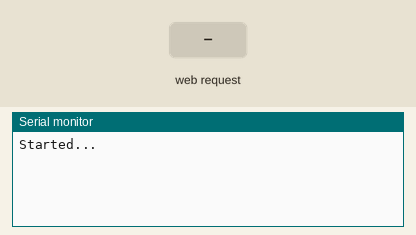
The sketch below on a simulated Arduino Uno, built with avr-gcc and run on an emulated ATmega328P. Parts: the last lines printed to the serial monitor. The test bench sets the inputs (shaded band).

Above: at 1.2 s.
1.3 s: HTTP request GET /getPin received
At 2.6 s:
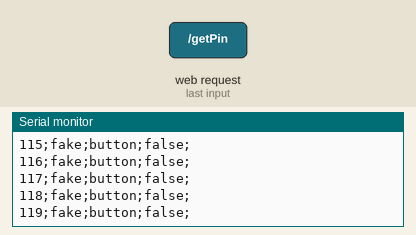
2.8 s: HTTP request GET /getNet received
At 3.6 s:
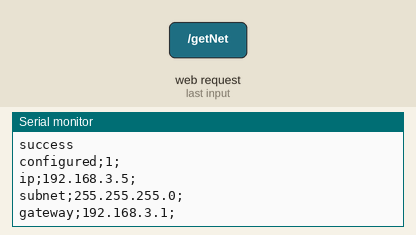
Timing chart, 0 to 5.8 s (numbered marks = the images above; inputs shaded):
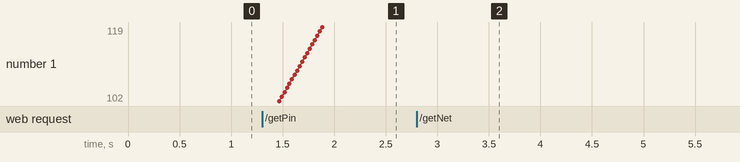

Measured:
- after the input at 1.3 s, the serial monitor: prints a new line at once (image 1)
- after the input at 2.8 s, the serial monitor: prints a new line at once (image 2)

The sketch:

ethernetWS_TVSamsungController.ino
```cpp
/*
Fork of ethernetWS_Struct_NO_NET
*/

#include <String.h>
#include <SPI.h>
#include <Ethernet.h>
#include "ethernetWS.h"
//#include "deviceType.h"
#include "IRremote.h"
#include "SamsungTV.h"
#define SAMSUNG_COMMANDS 20
#define MAX_RESPONSE_LENGHT 6

typedef struct cs {
  String name;
  unsigned int *raw;
} CommandStruct;


const String BUTTON = "button";
String readString;
IRsend irsend;
String response[MAX_RESPONSE_LENGHT];

CommandStruct commands [SAMSUNG_COMMANDS];


boolean configured = true;
byte moteid = 5;
byte mac[] = { 0xDE, 0xAD, 0xBE, 0xEF, 0xFE, 0xE3 };
byte ip[] = { 192, 168, 3, moteid };
byte gateway[]  = { 192, 168, 3, 1 };
byte subnet[] = { 255, 255, 255, 0 };
EthernetServer server(8082);

void setup(){
  Serial.begin(9600);
  Ethernet.begin(mac, ip, gateway, subnet);
  initCommands();
  Serial.println("Started...");
}

void loop(){

  EthernetClient client = server.available();
  if (client) {
    while (client.connected()) {
      if (client.available()) {
        char c = client.read();
        readString.concat(c);
        if (c == '\n') {
          Serial.println(readString);
          // "set&relay="
          if(readString.indexOf(setCommandStr + relayStr + coupleSeparator ) > 0) {
            changeChannel(&client, &readString);
            //Serial.println("changeChannel");
          }
          //getPinConfiguration
          else if (readString.indexOf(getPinConfigurationStr) > 0){
            Serial.println("getPinConfiguration");
            getPinConfiguration(&client);
          }
          //getNetConfiguration
          else if (readString.indexOf(getNetConfigurationStr)> 0){
            Serial.println("getNetConfiguration");
            response[0] = "";
            response[0].concat(successStr + rowSeparator);
            response[0].concat("configured" + fieldSeparator + configured + fieldSeparator + rowSeparator);
            response[0].concat("ip" + fieldSeparator + ip[0] + "." + ip[1] + "." + ip[2] + "." + ip[3] + fieldSeparator +  rowSeparator);
            response[0].concat("subnet" + fieldSeparator + subnet[0] + "." + subnet[1] + "." + subnet[2] + "." + subnet[3] + fieldSeparator + rowSeparator);
            response[0].concat("gateway" + fieldSeparator + gateway[0] + "." + gateway[1] + "." + gateway[2] + "." + gateway[3] + fieldSeparator + rowSeparator);
            sendGenericHttpResponse(&client, response, 1);
          } else {
            Serial.println("error");
            response[0] = successStr + rowSeparator + commandErr;
            sendGenericHttpResponse(&client, response, 1);
            Serial.println(response[0]);
          }
          readString="";
          /*client.println("HTTP/1.1 200 OK");
          client.println("Content-Type: text; charset=utf-8");
          client.println();
          client.println(returnString);
          delay(1);
          client.stop();*/


        }
      }
    }

  }
}

  void sendGenericHttpResponse (EthernetClient *client, String msg[], int lenght ){
    (*client).println("HTTP/1.1 200 OK");
    (*client).println("Content-Type: text; charset=utf-8");
    (*client).println();

    for (int i = 0; i < lenght; i ++){
      Serial.println(msg[i]);
      (*client).print(msg[i]);
    }
    (*client).println("ok");


    //(*client).print(successStr + rowSeparator);
    //(*client).print(msg);
    delay(1);
    (*client).stop();
    return;
}

/*void getNetConfiguration(EthernetClient *client){
  String response = "";
  (*client).println("HTTP/1.1 200 OK");
  (*client).println("Content-Type: text; charset=utf-8");
  (*client).println();
  (*client).print(successStr + rowSeparator);
  (*client).print("configured" + fieldSeparator + configured + fieldSeparator + rowSeparator);
  (*client).print("ip" + fieldSeparator + ip[0] + "." + ip[1] + "." + ip[2] + "." + ip[3] + fieldSeparator +  rowSeparator);
  (*client).print("subnet" + fieldSeparator + subnet[0] + "." + subnet[1] + "." + subnet[2] + "." + subnet[3] + fieldSeparator + rowSeparator);
  (*client).println("gateway" + fieldSeparator + gateway[0] + "." + gateway[1] + "." + gateway[2] + "." + gateway[3] + fieldSeparator + rowSeparator);

  delay(1);
  (*client).stop();
  return;
}*/

void getPinConfiguration(EthernetClient *client){
  int rIndex = 0, fakePin = 0;
  for (rIndex = 0; rIndex < MAX_RESPONSE_LENGHT; rIndex++){
    response[rIndex]= "";
  }

  //rIndex = 0;
  rIndex = 0;
  response[rIndex].concat(successStr + rowSeparator);
  response[rIndex].concat("Pin" + fieldSeparator + "Type" + fieldSeparator + "ConfiguredAs" + fieldSeparator + "status" + fieldSeparator + rowSeparator);
  Serial.println("metodo getPinConfiguration");

  rIndex = 1;
  fakePin = 0;
  //rIndex = 1;
  for (; fakePin < 4; fakePin++){
    //response[rIndex].concat( (100+fakePin) + fieldSeparator + commands[fakePin].name + fieldSeparator + BUTTON + fieldSeparator+ "false" + fieldSeparator+ rowSeparator);
    response[rIndex] += (100+fakePin) + fieldSeparator + commands[fakePin].name + fieldSeparator + BUTTON + fieldSeparator+ "false" + fieldSeparator+ rowSeparator;
  }
  rIndex++;

  //rIndex = 2;
  for (; fakePin < 8; fakePin++){
    //response[rIndex].concat( (100+fakePin) + fieldSeparator + commands[fakePin].name + fieldSeparator + BUTTON + fieldSeparator+ "false" + fieldSeparator+ rowSeparator);
    response[rIndex] += (100+fakePin) + fieldSeparator + commands[fakePin].name + fieldSeparator + BUTTON + fieldSeparator+ "false" + fieldSeparator+ rowSeparator;
  }
  rIndex++;

  //rIndex = 3;
  for (; fakePin < 12; fakePin++){
    //response[rIndex].concat( (100+fakePin) + fieldSeparator + commands[fakePin].name + fieldSeparator + BUTTON + fieldSeparator+ "false" + fieldSeparator+ rowSeparator);
    response[rIndex] += (100+fakePin) + fieldSeparator + commands[fakePin].name + fieldSeparator + BUTTON + fieldSeparator+ "false" + fieldSeparator+ rowSeparator;
  }
  rIndex++;

  //rIndex = 4;
  for (; fakePin < 16; fakePin++){
    //response[rIndex].concat( (100+fakePin) + fieldSeparator + commands[fakePin].name + fieldSeparator + BUTTON + fieldSeparator+ "false" + fieldSeparator+ rowSeparator);
    response[rIndex] += (100+fakePin) + fieldSeparator + commands[fakePin].name + fieldSeparator + BUTTON + fieldSeparator+ "false" + fieldSeparator+ rowSeparator;
  }
  rIndex++;

  //rIndex = 5;
  for (; fakePin < 20; fakePin++){
    //response[rIndex].concat( (100+fakePin) + fieldSeparator + commands[fakePin].name + fieldSeparator + BUTTON + fieldSeparator+ "false" + fieldSeparator+ rowSeparator);
    response[rIndex] += (100+fakePin) + fieldSeparator + commands[fakePin].name + fieldSeparator + BUTTON + fieldSeparator+ "false" + fieldSeparator+ rowSeparator;
  }
  sendGenericHttpResponse(client, response, MAX_RESPONSE_LENGHT);

  /*
  (*client).println("HTTP/1.1 200 OK");
  (*client).println("Content-Type: text; charset=utf-8");
  (*client).println();
  (*client).print(successStr + rowSeparator);
  (*client).print("Pin" + fieldSeparator + "Type" + fieldSeparator + "ConfiguredAs" + fieldSeparator + "status" + fieldSeparator + rowSeparator);

  for (int i = 0; i < SAMSUNG_COMMANDS; i++){
    (*client).print( (100+i) + fieldSeparator + commands[i].name + fieldSeparator + BUTTON + fieldSeparator+ "false" + fieldSeparator+ rowSeparator);
  }
  delay(1);
  (*client).stop();
  */


  return;
}

void changeChannel (EthernetClient *client, String *readString){
  /*String tmp = andSeparator + relayStr + coupleSeparator;
  int trovato = (*readString).indexOf(tmp) + tmp.length();
  String command = (*readString).substring(trovato, trovato+3);
  int commandInt = command.toInt() - 100;
  Serial.println(commandInt);
  if (commandInt < 0 || commandInt >20){
    genericMessage(client, commandErr);
  } else {
    //irsend.sendRaw(commands[commandInt].raw,68,38);
    getPinConfiguration(client);
  }*/


  String tmp = andSeparator + valueStr + coupleSeparator;
  String command = (*readString).substring((*readString).lastIndexOf(tmp) + tmp.length(), (*readString).indexOf("HTTP/1.1")-1 );
  boolean isError = true;
  Serial.println("---" + command + "---");
  boolean found = false;
  for (int i = 0; i < SAMSUNG_COMMANDS && !found; i++){
    if (command == commands[i].name){
      getPinConfiguration(client);
      //irsend.sendRaw(commands[i].raw,68,38);
      delay(100);
      isError = false;
      found = true;
    }
  }

  if (isError){
    response[0] = "";
    response[0].concat(successStr + rowSeparator);
    response[0].concat(commandErr);
    sendGenericHttpResponse(client, response, 1);
  }

  return;
}

void initCommands(){
  CommandStruct tmp = {"fake", S_pwr};
  int i;
  for (i = 0; i < SAMSUNG_COMMANDS; i++){
    commands[i] = tmp;
  }

  i = 0;
  commands[i].name = "S_pwr";
  commands[i].raw = S_pwr;
  i++;

  /*commands[i].name = "S_volumeUp";
  commands[i].raw = S_volumeUp;
  i++;

  commands[i].name = "S_volumeDown";
  commands[i].raw = S_volumeDown;
  i++;

  commands[i].name = "S_mute";
  commands[i].raw = S_mute;
  i++;

  commands[i].name = "S_channelUp";
  commands[i].raw = S_channelUp;
  i++;

  commands[i].name = "S_channelDown";
  commands[i].raw = S_channelDown;
  i++;
  */

  commands[i].name = "S_1";
  commands[i].raw = S_1;
  i++;

  /*
  commands[i].name = "S_2";
  commands[i].raw = S_2;
  i++;

  commands[i].name = "S_3";
  commands[i].raw = S_3;
  i++;

  commands[i].name = "S_4";
  commands[i].raw = S_4;
  i++;

  commands[i].name = "S_5";
  commands[i].raw = S_5;
  i++;

  commands[i].name = "S_6";
  commands[i].raw = S_6;
  i++;

  commands[i].name = "S_7";
  commands[i].raw = S_7;
  i++;

  commands[i].name = "S_8";
  commands[i].raw = S_8;
  i++;

  commands[i].name = "S_9";
  commands[i].raw = S_9;
  i++;

  commands[i].name = "S_0";
  commands[i].raw = S_0;
  i++;

  commands[i].name = "S_guide";
  commands[i].raw = S_guide;
  i++;

  commands[i].name = "S_exit";
  commands[i].raw = S_exit;
  i++;

  commands[i].name = "S_mute";
  commands[i].raw = S_mute;
  */

  /*commands[1].name = "S_tv";
  commands[1].raw = S_tv;
  */

}
```

ethernetWS.h
```cpp
#ifndef ETHERNETWS_H
#define ETHERNETWS_H

// constants
//const boolean firstBoot = false;

const String fieldSeparator = ";";
const String rowSeparator = "\n";
const String coupleSeparator = "=";
const String andSeparator = "&";
const String errorStr = "error";
const String successStr = "success";
const String getCommandStr = "get"+andSeparator;
const String setCommandStr = "set"+andSeparator;
//const String getPinConfigurationStr = "/getPinConfiguration";
const String getPinConfigurationStr = "/getPin";
//const String getNetConfigurationStr = "/getNetConfiguration";
const String getNetConfigurationStr = "/getNet";
const String setNetConfigurationStr = "setNetConfiguration";
const String moteStr = "mote";
const String relayStr = "relay";
const String statusStr = "status";
const String valueStr = "value";
const String commandErr = "The requested command does not exist!";

#endif
```

Source omitted: SamsungTV.h (data table, 12666 bytes)
